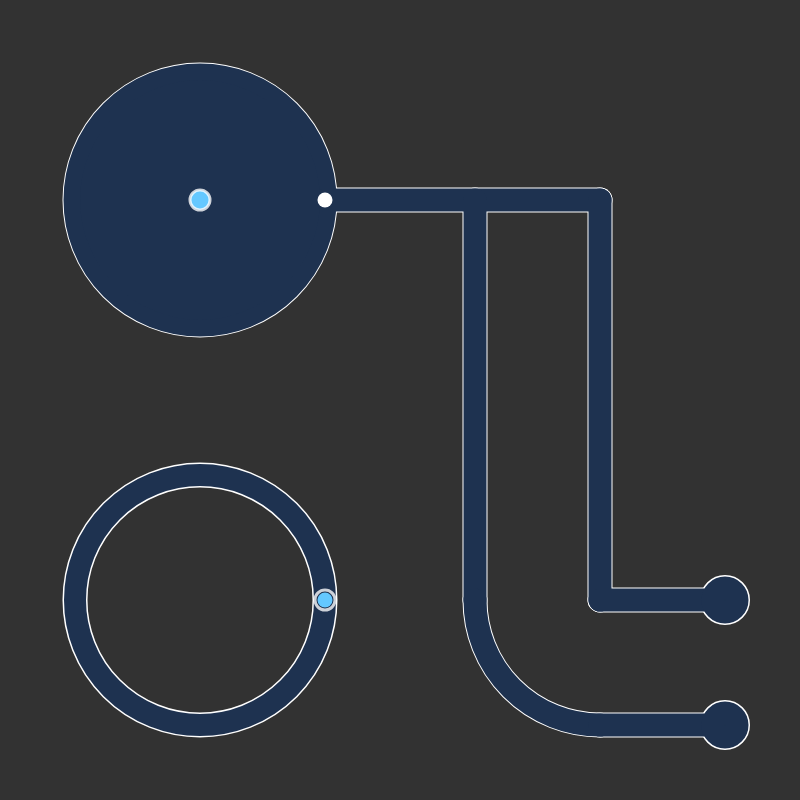
Frame 1 (no input)
Frame 60 (no input): identical to frame 1, image omitted
Frame 120 (the mouse pressed at the canvas centre since frame 60): identical to frame 1, image omitted

The p5.js sketch that drew this single still picture (run headless with seeded random() and noise() and a simulated clock; from frame 60 on, the mouse is pressed at the canvas centre):

// p5.js sketch
// ── sketch.js
var outputX
var outputY

var input2X
var input2Y

function setup() {
  createCanvas(800,800)



}


var indicator = 50

//input one is a translator

var input1X = 325
var input1Y = 600

//starts out in path 1
var path1 = true
var path2 = false

var dragging1 = false

var anchorX
var anchorY


var input2X = 200
var input2Y = 200

var dragging2 = false

//These seem mostly relevant for "free" rotor scale
var anchorRadius
var anchorTheta
var scaleFactor
var offsetTheta

var mouseTheta



  //output may be driven by translation, or rotor/scaling 
var outputX = 325
var outputY = 200


//home positions to which manipulations are applied (may be cartesian or polar, depending on which input is getting dragged)
var homePos1
var homePos2




function draw() {
	if(path2){
		background(0)
	}else{
		background(indicator)
	}

/*
	noFill()
	stroke(200)
	strokeWeight(1)
	line(0,height/2,width,height/2)
	line(width/2,0,width/2,height)
	ellipse(width/2,height/2,200,200)
*/


	//maze



	stroke(255)
	noFill()
	strokeWeight(25)
	ellipse(200,200,250,250)
	line(325,200,600,200)

	line(475,200,475,600)
	arc(600,600,250,250,HALF_PI,PI)
	line(600,725,725,725)
	ellipse(725,725,25,25)



	line(600,200,600,600)
	line(600,600,725,600)
	ellipse(725,600,25,25)




	stroke(30,50,80)
	strokeWeight(23)
	ellipse(200,200,250,250)
	line(325,200,600,200)
	
	line(475,200,475,600)
	arc(600,600,250,250,HALF_PI,PI)
	line(600,725,725,725)
	ellipse(725,725,24,24)

	line(600,200,600,600)
	line(600,600,725,600)
	ellipse(725,600,24,24)


	//covering circle for starting chamber
	fill(30,50,80)
	noStroke()
	ellipse(200,200,240,240)



	//lower slot
	stroke(255)
	noFill()
	strokeWeight(25)
	ellipse(200,600,250,250)
	stroke(30,50,80)
	strokeWeight(22)
	ellipse(200,600,250,250)



	if(dragging1){

		mouseTheta = atan2(mouseY-600,mouseX-200)


		input1X = 200+125*cos(mouseTheta)
		input1Y = 600+125*sin(mouseTheta)

		outputX = homePos1 + (input1X-anchorX)
		outputY = homePos2 + (input1Y-anchorY)


		push()


			fill(0,0,255,10)
			noStroke()
			rect(0,0,width,height)

			translate(input1X-anchorX,input1Y-anchorY)

			noFill()
			stroke(100,200,255,150)
			strokeWeight(1)
			for(i=-20;i<20;i++){
				line(-width,75*i,width*2,75*i)
				line(75*i,-height,75*i,height*2)
			}		

		pop()


	}

	if(dragging2){


		input2X = mouseX
		input2Y = mouseY







		outputX = homePos1 + (input2X-anchorX)
		outputY = homePos2 + (input2Y-anchorY)

		push()


			fill(0,0,255,10)
			noStroke()
			rect(0,0,width,height)

			translate(input2X-anchorX,input2Y-anchorY)

			noFill()
			stroke(100,200,255,150)
			strokeWeight(1)
			for(i=-20;i<20;i++){
				line(-width,75*i,width*2,75*i)
				line(75*i,-height,75*i,height*2)
			}		

		pop()



	}



	noStroke()
	fill(100,200,255)
	ellipse(input1X,input1Y,15,15)
	noFill()
	stroke(255,200)
	strokeWeight(3)
	ellipse(input1X,input1Y,20,20)


	noStroke()
	fill(100,200,255)
	ellipse(input2X,input2Y,15,15)
	strokeWeight(3)
	stroke(255,200)
	ellipse(input2X,input2Y,20,20)


	noStroke()
	fill(255)
	ellipse(outputX,outputY,15,15)


}


function touchStarted() {
	if(dist(mouseX,mouseY,input1X,input1Y)<25){
		dragging1 = true
		anchorX = input1X
		anchorY = input1Y
		homePos1 = outputX
		homePos2 = outputY
	}else if(dist(mouseX,mouseY,input2X,input2Y)<25){
		dragging2 = true
		anchorX = input2X
		anchorY = input2Y
		homePos1 = outputX
		homePos2 = outputY
	}
}

function touchMoved() {
	return false
}

function touchEnded(){
	dragging1 = false
	dragging2 = false
}
